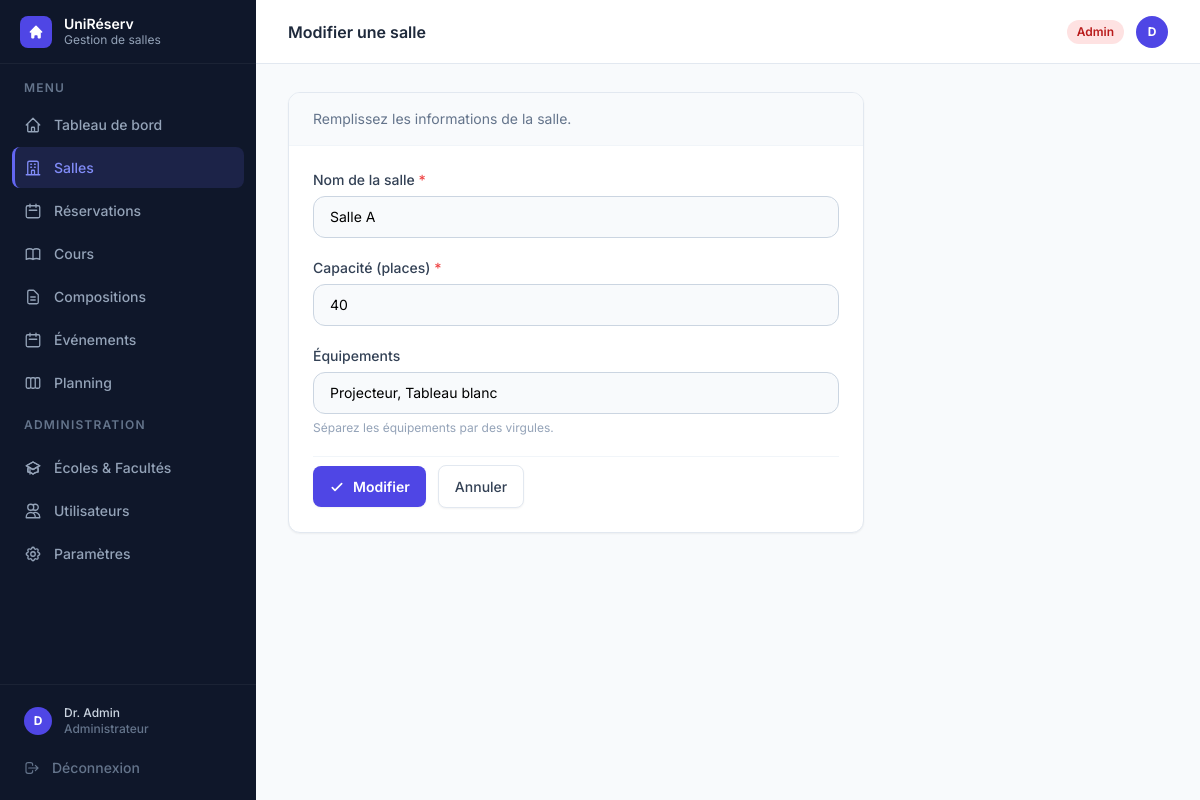
The page /salles/1/modifier (signed in) on the database as committed earlier.
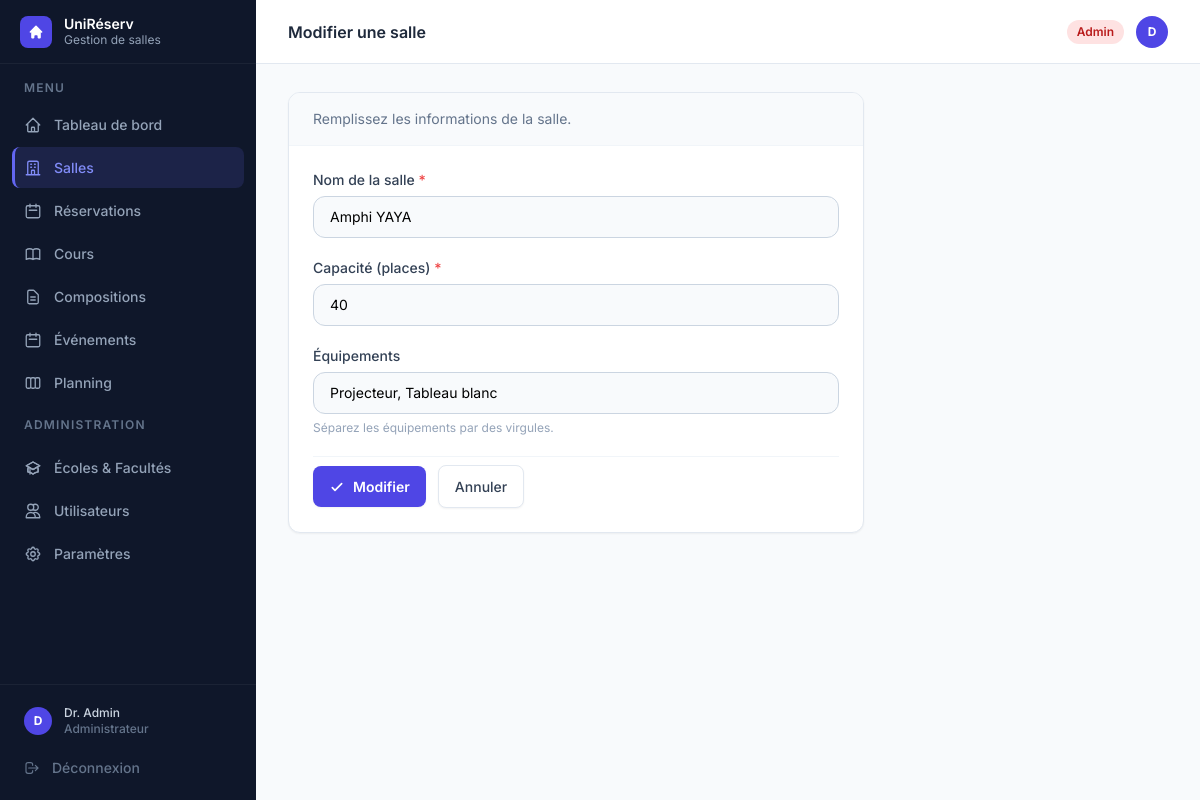
The same page on the database as committed later.
### tables this page shows
CREATE TABLE salles (
            id          INTEGER PRIMARY KEY,
            nom         TEXT    NOT NULL UNIQUE,
            capacite    INTEGER NOT NULL,
            equipements TEXT    NOT NULL DEFAULT '[]',
            disponible  INTEGER NOT NULL DEFAULT 1
        );

### gestion de salle/app.py (the view, shortened to what this page needs)
@app.route("/salles/<int:salle_id>/modifier", methods=["GET", "POST"])
@login_required
@admin_required
def salles_modifier(salle_id):
    bd = get_bd()
    salle = bd.charger_salle_par_id(salle_id)
    if not salle:
        flash("Salle introuvable.", "error")
        return redirect(url_for("salles"))
    return render_template("salle_form.html", action="Modifier",
                           salle=salle, active="salles")

### gestion de salle/app.py (called while the page is built)
def get_bd():
    return BaseDonneesSQLite()

@app.context_processor
def inject_format_classe():
    return dict(format_classe=_format_classe)

def login_required(f):
    @wraps(f)
    def decorated(*args, **kwargs):
        if "user_id" not in session:
            return redirect(url_for("login"))
        return f(*args, **kwargs)
    return decorated

def admin_required(f):
    @wraps(f)
    def decorated(*args, **kwargs):
        if session.get("user_role") != "admin":
            flash("Accès réservé aux administrateurs.", "error")
            return redirect(url_for("dashboard"))
        return f(*args, **kwargs)
    return decorated

### gestion de salle/models/salle.py (called while the page is built)
    @id.setter
    def id(self, valeur: int):
        if self.__id is None:
            self.__id = valeur

    @property
    def nom(self) -> str:
        return self.__nom

    @property
    def capacite(self) -> int:
        return self.__capacite

    @property
    def equipements(self) -> list[str]:
        return list(self.__equipements)

    @disponible.setter
    def disponible(self, valeur: bool):
        self.__disponible = valeur

### gestion de salle/templates/salle_form.html (shortened to what this page needs)
{% extends "base.html" %}
{% block heading %}{{ action }} une salle{% endblock %}
{% block content %}
<div class="max-w-xl">
  <div class="bg-white rounded-xl border border-slate-200 shadow-sm overflow-hidden">
    <div class="px-6 py-4 border-b border-slate-100 bg-slate-50">
      <p class="text-sm text-slate-500">Remplissez les informations de la salle.</p>
    </div>
    <div class="px-6 py-6">
      <form method="POST" class="space-y-5">
        <div>
          <label class="block text-sm font-medium text-slate-700 mb-1.5">
            Nom de la salle <span class="text-red-500">*</span>
          </label>
          <input type="text" name="nom" required
            value="{{ salle.nom if salle else '' }}"
            placeholder="ex : Amphi A"
            class="w-full rounded-xl border border-slate-300 bg-slate-50 px-4 py-2.5 text-sm focus:outline-none focus:ring-2 focus:ring-indigo-500 focus:bg-white transition-all"/>
        </div>
        <div>
          <label class="block text-sm font-medium text-slate-700 mb-1.5">
            Capacité (places) <span class="text-red-500">*</span>
          </label>
          <div class="relative">
            <input type="number" name="capacite" required min="1"
              value="{{ salle.capacite if salle else '' }}"
              placeholder="ex : 50"
              class="w-full rounded-xl border border-slate-300 bg-slate-50 px-4 py-2.5 text-sm focus:outline-none focus:ring-2 focus:ring-indigo-500 focus:bg-white transition-all"/>
          </div>
        </div>
        <div>
          <label class="block text-sm font-medium text-slate-700 mb-1.5">Équipements</label>
          <input type="text" name="equipements"
            value="{{ salle.equipements | join(', ') if salle else '' }}"
            placeholder="Projecteur, Tableau blanc, Climatisation"
            class="w-full rounded-xl border border-slate-300 bg-slate-50 px-4 py-2.5 text-sm focus:outline-none focus:ring-2 focus:ring-indigo-500 focus:bg-white transition-all"/>
          <p class="mt-1.5 text-xs text-slate-400">Séparez les équipements par des virgules.</p>
        </div>
        <div class="flex items-center gap-3 pt-2 border-t border-slate-100">
          <button type="submit" class="btn-primary">
            <svg class="w-4 h-4" fill="none" stroke="currentColor" stroke-width="2.5" viewBox="0 0 24 24"><path stroke-linecap="round" stroke-linejoin="round" d="M5 13l4 4L19 7"/></svg>
            {{ action }}
          </button>
          <a href="{{ url_for('salles') }}" class="btn-secondary">Annuler</a>
        </div>
      </form>
    </div>
  </div>
</div>
{% endblock %}

Rows that differ between the two databases and show on the page:
changed salles: nom "Salle A" → "Amphi YAYA"
